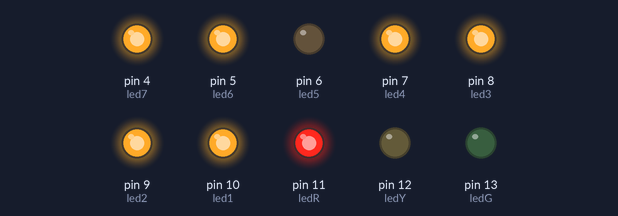
The sketch below on a simulated Arduino Uno, built with avr-gcc and run on an emulated ATmega328P. Shown: output pins drawn as LEDs (lit = HIGH).

Above: at 0.5 s.
At 2.5 s:
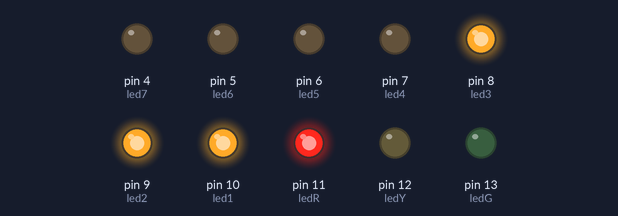
At 3.5 s:
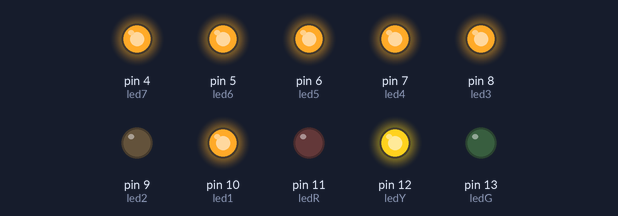
At 5.5 s:
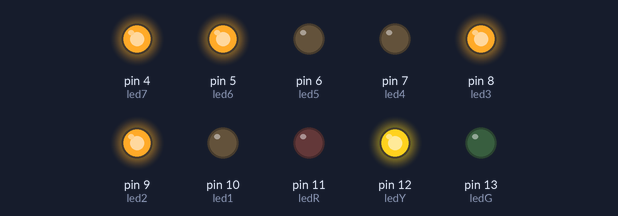
At 8.5 s:
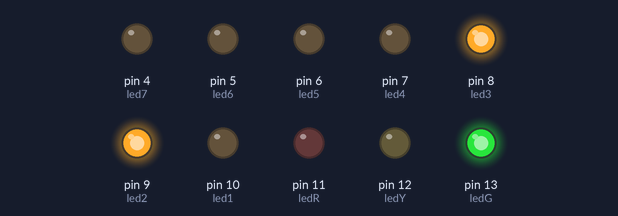
At 11.5 s:
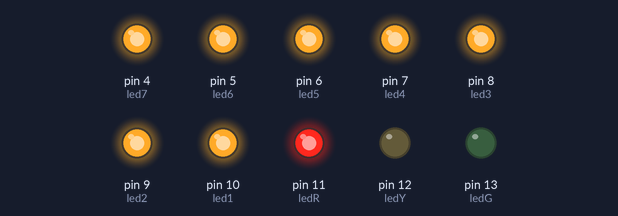
Timing chart, 0 to 13.0 s (numbered marks = the images above):
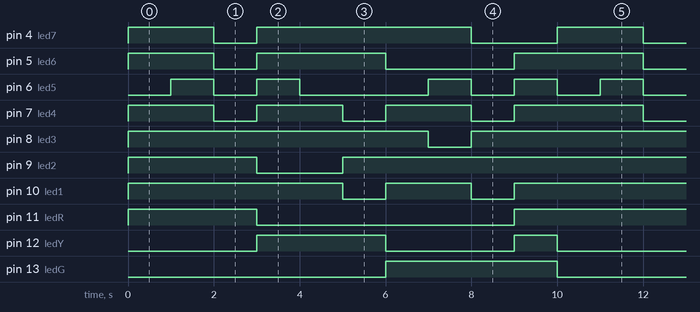

Measured:
- by itself, pin 4 (led7): repeats every 10.0 s: LOW 1.0 s, HIGH 5.0 s, LOW 2.0 s, HIGH 2.0 s
- by itself, pin 5 (led6): repeats every 10.0 s: LOW 1.0 s, HIGH 3.0 s, LOW 3.0 s, HIGH 3.0 s
- by itself, pin 6 (led5): repeats every 10.0 s: LOW 1.0 s, HIGH 1.0 s, LOW 3.0 s, 2 × (HIGH 1.0 s, LOW 1.0 s), HIGH 1.0 s
- by itself, pin 7 (led4): repeats every 10.0 s: 2 × (LOW 1.0 s, HIGH 2.0 s), LOW 1.0 s, HIGH 3.0 s
- by itself, pin 8 (led3): repeats every 10.0 s: LOW 1.0 s, HIGH 9.0 s
- by itself, pin 9 (led2): repeats every 10.0 s: LOW 2.0 s, HIGH 8.0 s
- by itself, pin 10 (led1): repeats every 10.0 s: LOW 1.0 s, HIGH 2.0 s, LOW 1.0 s, HIGH 6.0 s
- by itself, pin 11 (ledR): repeats every 10.0 s: LOW 6.0 s, HIGH 4.0 s

The sketch:

sketch_aug06a.ino
```cpp
#define led1 10
#define led2 9
#define led3 8
#define led4 7
#define led5 6
#define led6 5
#define led7 4

#define ledR 11
#define ledY 12
#define ledG 13
void setup() {
  pinMode(led1, OUTPUT);
  pinMode(led2, OUTPUT);
  pinMode(led3, OUTPUT);
  pinMode(led4, OUTPUT);
  pinMode(led5, OUTPUT);
  pinMode(led6, OUTPUT);
  pinMode(led7, OUTPUT);
  pinMode(ledR, OUTPUT);
  pinMode(ledY, OUTPUT);
  pinMode(ledG, OUTPUT);
}
void loop() {
  //9
  digitalWrite(led1,1);
  digitalWrite(led2,1);
  digitalWrite(led3,1);
  digitalWrite(led4,1);
  digitalWrite(led5,0);
  digitalWrite(led6,1);
  digitalWrite(led7,1);

  digitalWrite(ledR,1);
  digitalWrite(ledY,0);
  digitalWrite(ledG,0);
  delay(1000);
  //8
  digitalWrite(led1,1);
  digitalWrite(led2,1);
  digitalWrite(led3,1);
  digitalWrite(led4,1);
  digitalWrite(led5,1);
  digitalWrite(led6,1);
  digitalWrite(led7,1);

  digitalWrite(ledR,1);
  digitalWrite(ledY,0);
  digitalWrite(ledG,0);
  delay(1000);
  //7
  digitalWrite(led1,1);
  digitalWrite(led2,1);
  digitalWrite(led3,1);
  digitalWrite(led4,0);
  digitalWrite(led5,0);
  digitalWrite(led6,0);
  digitalWrite(led7,0);

  digitalWrite(ledR,1);
  digitalWrite(ledY,0);
  digitalWrite(ledG,0);
  delay(1000);
  //6
  digitalWrite(led1,1);
  digitalWrite(led2,0);
  digitalWrite(led3,1);
  digitalWrite(led4,1);
  digitalWrite(led5,1);
  digitalWrite(led6,1);
  digitalWrite(led7,1);

  digitalWrite(ledR,0);
  digitalWrite(ledY,1);
  digitalWrite(ledG,0);
  delay(1000);
  //5
  digitalWrite(led1,1);
  digitalWrite(led2,0);
  digitalWrite(led3,1);
  digitalWrite(led4,1);
  digitalWrite(led5,0);
  digitalWrite(led6,1);
  digitalWrite(led7,1);

  digitalWrite(ledR,0);
  digitalWrite(ledY,1);
  digitalWrite(ledG,0);
  delay(1000);
  //4
  digitalWrite(led1,0);
  digitalWrite(led2,1);
  digitalWrite(led3,1);
  digitalWrite(led4,0);
  digitalWrite(led5,0);
  digitalWrite(led6,1);
  digitalWrite(led7,1);

  digitalWrite(ledR,0);
  digitalWrite(ledY,1);
  digitalWrite(ledG,0);
  delay(1000);
  //3
  digitalWrite(led1,1);
  digitalWrite(led2,1);
  digitalWrite(led3,1);
  digitalWrite(led4,1);
  digitalWrite(led5,0);
  digitalWrite(led6,0);
  digitalWrite(led7,1);

  digitalWrite(ledR,0);
  digitalWrite(ledY,0);
  digitalWrite(ledG,1);
  delay(1000);
  //2
  digitalWrite(led1,1);
  digitalWrite(led2,1);
  digitalWrite(led3,0);
  digitalWrite(led4,1);
  digitalWrite(led5,1);
  digitalWrite(led6,0);
  digitalWrite(led7,1);

  digitalWrite(ledR,0);
  digitalWrite(ledY,0);
  digitalWrite(ledG,1);
  delay(1000);
  //1
  digitalWrite(led1,0);
  digitalWrite(led2,1);
  digitalWrite(led3,1);
  digitalWrite(led4,0);
  digitalWrite(led5,0);
  digitalWrite(led6,0);
  digitalWrite(led7,0);

  digitalWrite(ledR,0);
  digitalWrite(ledY,0);
  digitalWrite(ledG,1);
  delay(1000);
  //0
  digitalWrite(led1,1);
  digitalWrite(led2,1);
  digitalWrite(led3,1);
  digitalWrite(led4,1);
  digitalWrite(led5,1);
  digitalWrite(led6,1);
  digitalWrite(led7,0);

  digitalWrite(ledR,1);
  digitalWrite(ledY,1);
  digitalWrite(ledG,1);
  delay(1000);
}
```
